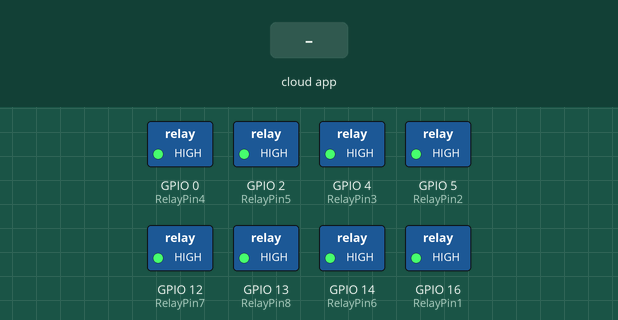
The sketch below on a simulated ESP8266 (NodeMCU). On the bench: switched loads named in the sketch (green lamp = pin HIGH). Inputs (shaded band) come from the test bench. WiFi joins after 1.5 s; servers stay silent unless stated; what the sketch prints to the serial monitor is not drawn.

Above: at 2.7 s.
2.8 s: the phone or cloud app sets Master.bedroom.light to 255
At 3.6 s:
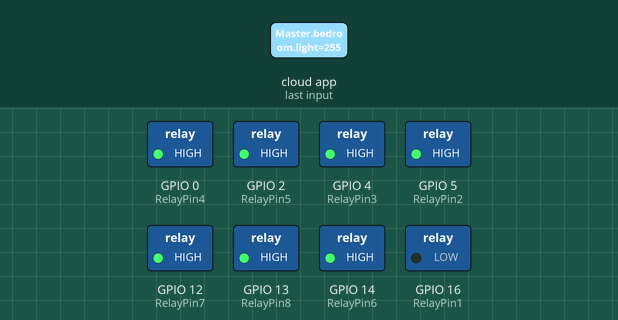
4.3 s: the phone or cloud app sets Kitchen.light to 255
At 4.7 s:
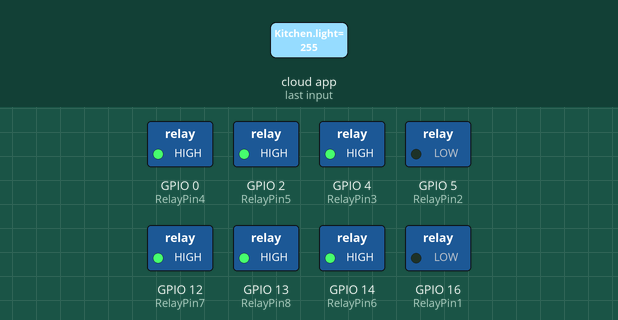
5.8 s: the phone or cloud app sets Master.bedroom.light to 0
At 7.0 s:
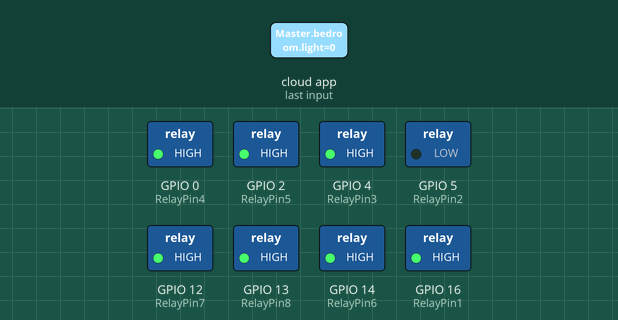
7.3 s: the phone or cloud app sets Bathroom.light to 255
At 8.1 s:
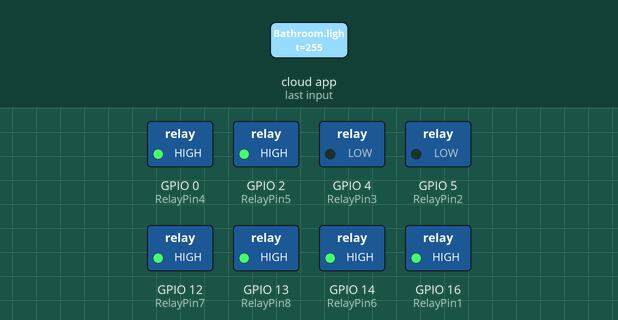
8.8 s: the phone or cloud app sets Kidsroom.light to 255
At 9.2 s:
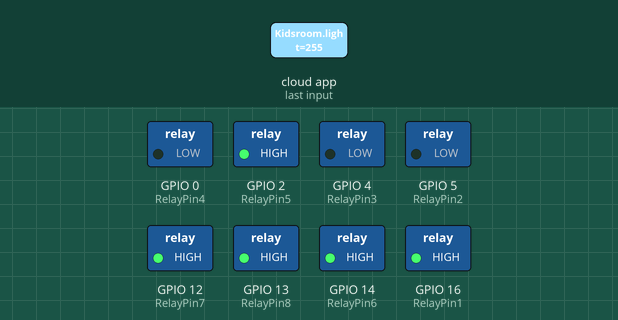
10.3 s: the phone or cloud app sets Workspace.light to 255
At 11.7 s:
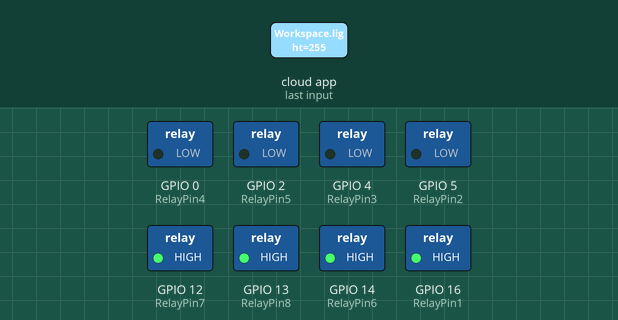
Timing chart, 0 to 12.8 s (numbered marks = the images above; inputs shaded):
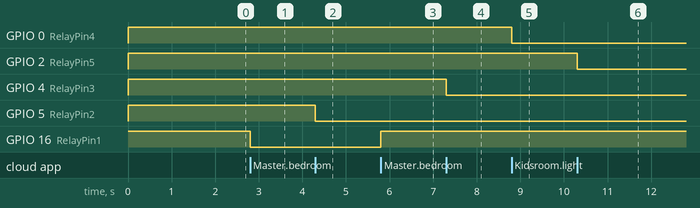

The sketch:

alexa.ino
```cpp
/**********************************************************************************
 *  TITLE: Alexa control 8 channel Relay using ESP8266
 **********************************************************************************/

#ifdef ARDUINO_ARCH_ESP32
#include <WiFi.h>
#else
#include <ESP8266WiFi.h>
#endif
#include <Espalexa.h>
// define the GPIO connected with Relays
#define RelayPin1 16
#define RelayPin2 5
#define RelayPin3 4
#define RelayPin4 0
#define RelayPin5 2
#define RelayPin6 14
#define RelayPin7 12
#define RelayPin8 13

// prototypes
boolean connectWifi();

//callback functions
void firstLightChanged(uint8_t brightness);
void secondLightChanged(uint8_t brightness);
void thirdLightChanged(uint8_t brightness);
void fourthLightChanged(uint8_t brightness);
void fifthLightChanged(uint8_t brightness);
void sixthLightChanged(uint8_t brightness);
void seventhLightChanged(uint8_t brightness);
void eighthLightChanged(uint8_t brightness);

// WiFi Credentials
const char* ssid = "your_ssid";
const char* password = "your_ssid_password";

// device names
String Device_1_Name = "Master bedroom light";
String Device_2_Name = "Kitchen light";
String Device_3_Name = "Bathroom light";
String Device_4_Name = "Kidsroom light";
String Device_5_Name = "Workspace light";
String Device_6_Name = "Toilet light";
String Device_7_Name = "Garage light";
String Device_8_Name = "Pool light";

boolean wifiConnected = false;

Espalexa espalexa;

void setup()
{
  Serial.begin(115200);

  pinMode(RelayPin1, OUTPUT);
  pinMode(RelayPin2, OUTPUT);
  pinMode(RelayPin3, OUTPUT);
  pinMode(RelayPin4, OUTPUT);
  pinMode(RelayPin5, OUTPUT);
  pinMode(RelayPin6, OUTPUT);
  pinMode(RelayPin7, OUTPUT);
  pinMode(RelayPin8, OUTPUT);
  // for relay LOW level trigger
  digitalWrite(RelayPin1, HIGH);
  digitalWrite(RelayPin2, HIGH);
  digitalWrite(RelayPin3, HIGH);
  digitalWrite(RelayPin4, HIGH);
  digitalWrite(RelayPin5, HIGH);
  digitalWrite(RelayPin6, HIGH);
  digitalWrite(RelayPin7, HIGH);
  digitalWrite(RelayPin8, HIGH);

  // Initialise wifi connection
  wifiConnected = connectWifi();

  if (wifiConnected)
  {
    // Define your devices here.
    espalexa.addDevice(Device_1_Name, firstLightChanged); //simplest definition, default state off
    espalexa.addDevice(Device_2_Name, secondLightChanged);
    espalexa.addDevice(Device_3_Name, thirdLightChanged);
    espalexa.addDevice(Device_4_Name, fourthLightChanged);
    espalexa.addDevice(Device_5_Name, fifthLightChanged);
    espalexa.addDevice(Device_6_Name, sixthLightChanged);
    espalexa.addDevice(Device_7_Name, seventhLightChanged);
    espalexa.addDevice(Device_8_Name, eighthLightChanged);

    espalexa.begin();
  }
  else
  {
    while (1)
    {
      Serial.println("Cannot connect to WiFi. Please check data and reset the ESP.");
      delay(2500);
    }
  }
}

void loop()
{
  espalexa.loop();
  delay(1);
}

//our callback functions
void firstLightChanged(uint8_t brightness)
{
  //Control the device
  if (brightness == 255)
    {
      digitalWrite(RelayPin1, LOW);
      Serial.println("Device1 ON");
    }
  else
  {
    digitalWrite(RelayPin1, HIGH);
    Serial.println("Device1 OFF");
  }
}

void secondLightChanged(uint8_t brightness)
{
  //Control the device
  if (brightness == 255)
    {
      digitalWrite(RelayPin2, LOW);
      Serial.println("Device2 ON");
    }
  else
  {
    digitalWrite(RelayPin2, HIGH);
    Serial.println("Device2 OFF");
  }
}

void thirdLightChanged(uint8_t brightness)
{
  //Control the device
  if (brightness == 255)
    {
      digitalWrite(RelayPin3, LOW);
      Serial.println("Device3 ON");
    }
  else
  {
    digitalWrite(RelayPin3, HIGH);
    Serial.println("Device3 OFF");
  }
}

void fourthLightChanged(uint8_t brightness)
{
  //Control the device
  if (brightness == 255)
    {
      digitalWrite(RelayPin4, LOW);
      Serial.println("Device4 ON");
    }
  else
  {
    digitalWrite(RelayPin4, HIGH);
    Serial.println("Device4 OFF");
  }
}

void fifthLightChanged(uint8_t brightness)
{
  //Control the device
  if (brightness == 255)
    {
      digitalWrite(RelayPin5, LOW);
      Serial.println("Device5 ON");
    }
  else
  {
    digitalWrite(RelayPin5, HIGH);
    Serial.println("Device5 OFF");
  }
}

void sixthLightChanged(uint8_t brightness)
{
  //Control the device
  if (brightness == 255)
    {
      digitalWrite(RelayPin6, LOW);
      Serial.println("Device6 ON");
    }
  else
  {
    digitalWrite(RelayPin6, HIGH);
    Serial.println("Device6 OFF");
  }
}

void seventhLightChanged(uint8_t brightness)
{
  //Control the device
  if (brightness == 255)
    {
      digitalWrite(RelayPin7, LOW);
      Serial.println("Device7 ON");
    }
  else
  {
    digitalWrite(RelayPin7, HIGH);
    Serial.println("Device7 OFF");
  }
}

void eighthLightChanged(uint8_t brightness)
{
  //Control the device
  if (brightness == 255)
    {
      digitalWrite(RelayPin8, LOW);
      Serial.println("Device8 ON");
    }
  else
  {
    digitalWrite(RelayPin8, HIGH);
    Serial.println("Device8 OFF");
  }
}

// connect to wifi  returns true if successful or false if not
boolean connectWifi()
{
  boolean state = true;
  int i = 0;

  WiFi.mode(WIFI_STA);
  WiFi.begin(ssid, password);
  Serial.println("");
  Serial.println("Connecting to WiFi");

  // Wait for connection
  Serial.print("Connecting...");
  while (WiFi.status() != WL_CONNECTED) {
    delay(500);
    Serial.print(".");
    if (i > 20) {
      state = false; break;
    }
    i++;
  }
  Serial.println("");
  if (state) {
    Serial.print("Connected to ");
    Serial.println(ssid);
    Serial.print("IP address: ");
    Serial.println(WiFi.localIP());
  }
  else {
    Serial.println("Connection failed.");
  }
  return state;
}
```

Measured:
- after the input at 2.8 s, GPIO 16 (RelayPin1): HIGH → LOW at once
- after the input at 4.3 s, GPIO 5 (RelayPin2): HIGH → LOW at once
- after the input at 5.8 s, GPIO 16 (RelayPin1): LOW → HIGH at once
- after the input at 7.3 s, GPIO 4 (RelayPin3): HIGH → LOW at once
- after the input at 8.8 s, GPIO 0 (RelayPin4): HIGH → LOW at once
- after the input at 10.3 s, GPIO 2 (RelayPin5): HIGH → LOW at once
